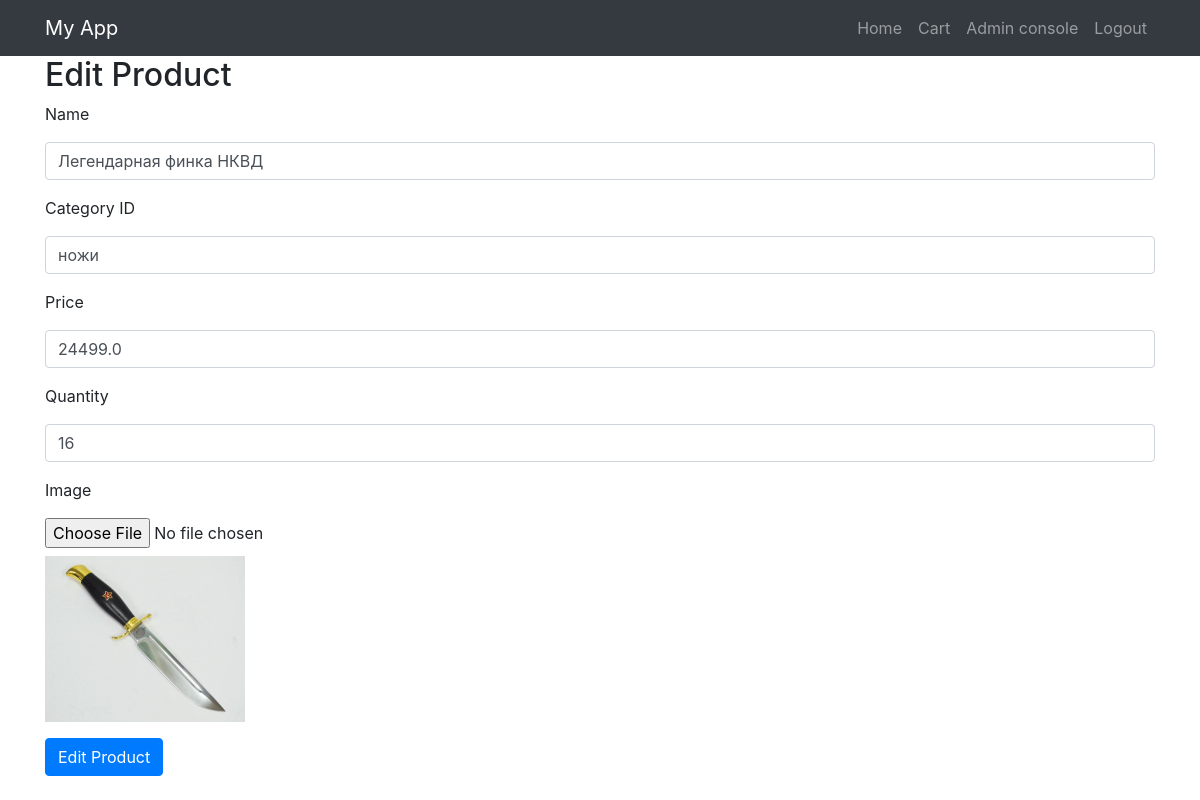
Page /admin/edit_product/1 (signed in) on the committed database.
### tables this page shows
CREATE TABLE Product (
        id INTEGER PRIMARY KEY AUTOINCREMENT,
        name TEXT NOT NULL,
        category_id INTEGER,
        price REAL NOT NULL,
        quantity INTEGER NOT NULL,
        image TEXT,
        FOREIGN KEY (category_id) REFERENCES Category(id)
    );

### app.py (the view, shortened to what this page needs)
@app.route('/admin/edit_product/<int:product_id>', methods=['GET', 'POST'])
@login_required
def edit_product(product_id):
    if current_user.username != 'admin':
        return redirect(url_for('index'))
    product = Product.get_by_id(product_id)
    if product is None:
        flash('Product not found', 'error')
        return redirect(url_for('admin'))
    form = ProductForm(obj=product)
    return render_template('edit_product.html', form=form, product=product)

### forms.py
class ProductForm(FlaskForm):
    name = StringField('Name', validators=[DataRequired()])
    category_id = StringField('Category ID', validators=[DataRequired()])
    price = StringField('Price', validators=[DataRequired()])
    quantity = StringField('Quantity', validators=[DataRequired()])
    image = FileField('Image', validators=[DataRequired()])
    submit = SubmitField('Submit')

### app.py (called while the page is built)
@login_manager.user_loader
def load_user(user_id):
    return User.get_by_id(user_id)

### models.py (called while the page is built)
def get_db_connection():
    return sqlite3.connect(DATABASE)

    @property
    def is_authenticated(self):
        return True

    @staticmethod
    def get_by_id(user_id):
        with get_db_connection() as conn:
            cursor = conn.cursor()
            cursor.execute('SELECT * FROM User WHERE id = ?', (user_id,))
            user_data = cursor.fetchone()
            if user_data:
                return User(*user_data)
            else:
                return None

    @classmethod
    def get_by_id(cls, product_id):
        with get_db_connection() as conn:
            cursor = conn.cursor()
            cursor.execute('SELECT * FROM Product WHERE id = ?', (product_id,))
            product_data = cursor.fetchone()
            if product_data:
                return cls(*product_data)
            else:
                return None

### templates/edit_product.html (shortened to what this page needs)
{% extends 'base.html' %}
{% block content %}
<div class="container">
    <h2>Edit Product</h2>
    <form method="POST" enctype="multipart/form-data">
        <div class="form-group">
            <label for="name">{{ form.name.label }}</label>
            {{ form.name(class="form-control", value=product.name) }}
        </div>
        <div class="form-group">
            <label for="category_id">{{ form.category_id.label }}</label>
            {{ form.category_id(class="form-control", value=product.category_id) }}
        </div>
        <div class="form-group">
            <label for="price">{{ form.price.label }}</label>
            {{ form.price(class="form-control", value=product.price) }}
        </div>
        <div class="form-group">
            <label for="quantity">{{ form.quantity.label }}</label>
            {{ form.quantity(class="form-control", value=product.quantity) }}
        </div>
        <div class="form-group">
            <label for="image">{{ form.image.label }}</label>
            {{ form.image(class="form-control-file") }}
            {% if product.image %}
                <img src="{{ url_for('static', filename='images/' + product.image) }}" alt="{{ product.name }}" class="mt-2" style="max-width: 200px;">
            {% endif %}
        </div>
        <button type="submit" class="btn btn-primary">Edit Product</button>
    </form>
</div>
{% endblock %}

### rows in the picture
Product: name "Легендарная финка НКВД", category_id "ножи", price "24499.0", quantity "16", image (picture)
